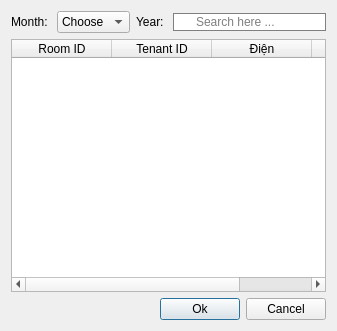
<?xml version="1.0" encoding="UTF-8"?>
<ui version="4.0">
 <class>Createpayment</class>
 <widget class="QDialog" name="Createpayment">
  <property name="geometry">
   <rect>
    <x>0</x>
    <y>0</y>
    <width>337</width>
    <height>331</height>
   </rect>
  </property>
  <property name="windowTitle">
   <string>Dialog</string>
  </property>
  <layout class="QVBoxLayout" name="verticalLayout">
   <item>
    <layout class="QHBoxLayout" name="horizontalLayout">
     <item>
      <widget class="QLabel" name="label">
       <property name="text">
        <string>Month: </string>
       </property>
      </widget>
     </item>
     <item>
      <widget class="QComboBox" name="CBSP">
       <item>
        <property name="text">
         <string>Choose</string>
        </property>
       </item>
       <item>
        <property name="text">
         <string>1</string>
        </property>
       </item>
       <item>
        <property name="text">
         <string>2</string>
        </property>
       </item>
       <item>
        <property name="text">
         <string>3</string>
        </property>
       </item>
       <item>
        <property name="text">
         <string>4</string>
        </property>
       </item>
       <item>
        <property name="text">
         <string>5</string>
        </property>
       </item>
       <item>
        <property name="text">
         <string>6</string>
        </property>
       </item>
       <item>
        <property name="text">
         <string>7</string>
        </property>
       </item>
       <item>
        <property name="text">
         <string>8</string>
        </property>
       </item>
       <item>
        <property name="text">
         <string>9</string>
        </property>
       </item>
       <item>
        <property name="text">
         <string>10</string>
        </property>
       </item>
       <item>
        <property name="text">
         <string>11</string>
        </property>
       </item>
       <item>
        <property name="text">
         <string>12</string>
        </property>
       </item>
      </widget>
     </item>
     <item>
      <widget class="QLabel" name="label_9">
       <property name="text">
        <string>Year: </string>
       </property>
      </widget>
     </item>
     <item>
      <widget class="QLineEdit" name="LineEditSearchPayment">
       <property name="styleSheet">
        <string notr="true">QLineEdit{
padding-left:20px;
border: 1px solid gray;
border-radius: 10px;
}</string>
       </property>
       <property name="text">
        <string/>
       </property>
       <property name="placeholderText">
        <string>Search here ...</string>
       </property>
      </widget>
     </item>
    </layout>
   </item>
   <item>
    <widget class="QTableWidget" name="tableWidget">
     <property name="editTriggers">
      <set>QAbstractItemView::EditTrigger::AnyKeyPressed|QAbstractItemView::EditTrigger::EditKeyPressed</set>
     </property>
     <column>
      <property name="text">
       <string>Room ID</string>
      </property>
     </column>
     <column>
      <property name="text">
       <string>Tenant ID</string>
      </property>
     </column>
     <column>
      <property name="text">
       <string>Điện</string>
      </property>
     </column>
     <column>
      <property name="text">
       <string>Nước</string>
      </property>
     </column>
    </widget>
   </item>
   <item>
    <layout class="QHBoxLayout" name="horizontalLayout_2">
     <item>
      <spacer name="horizontalSpacer">
       <property name="orientation">
        <enum>Qt::Orientation::Horizontal</enum>
       </property>
       <property name="sizeHint" stdset="0">
        <size>
         <width>40</width>
         <height>20</height>
        </size>
       </property>
      </spacer>
     </item>
     <item>
      <layout class="QHBoxLayout" name="horizontalLayout_3">
       <item>
        <widget class="QPushButton" name="AddSerbtn">
         <property name="minimumSize">
          <size>
           <width>55</width>
           <height>18</height>
          </size>
         </property>
         <property name="styleSheet">
          <string notr="true">QPushButton{
/background-color: #34D481;
/color:white;
/border:none;
/border-radius: 8px;
/font-weight:bold;
/font-size: 10px;
}</string>
         </property>
         <property name="text">
          <string>Ok</string>
         </property>
         <property name="checkable">
          <bool>true</bool>
         </property>
        </widget>
       </item>
       <item>
        <widget class="QPushButton" name="pushButton_2">
         <property name="minimumSize">
          <size>
           <width>18</width>
           <height>18</height>
          </size>
         </property>
         <property name="styleSheet">
          <string notr="true">QPushButton{
/background-color: #585858;
/color:white;
/border:none;
/border-radius: 8px;
/font-weight:bold;
/font-size: 10px;
}</string>
         </property>
         <property name="text">
          <string>Cancel</string>
         </property>
         <property name="checkable">
          <bool>true</bool>
         </property>
        </widget>
       </item>
      </layout>
     </item>
    </layout>
   </item>
  </layout>
 </widget>
 <resources/>
 <connections/>
</ui>
